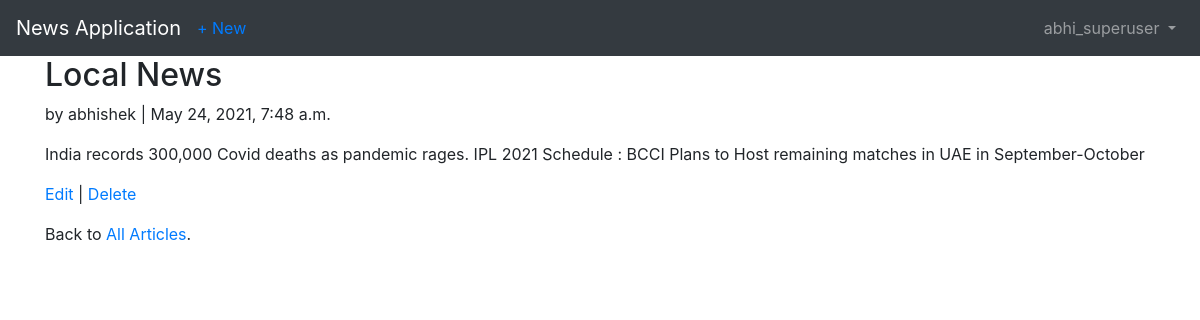
/articles/2/ (signed in), run on the app's committed database.
### users/models.py (models this page shows)
class CustomUser(AbstractUser):
	age = models.PositiveIntegerField(null=True, blank=True)

### articles/models.py (models this page shows, shortened)
class Article(models.Model):
	title = models.CharField(max_length=255)
	body = models.TextField()
	date = models.DateTimeField(auto_now_add=True)
	author = models.ForeignKey(get_user_model(), on_delete = models.CASCADE,)

### articles/views.py (the view)
# urls.py: path('<int:pk>/', ArticleDetailView.as_view(), name='article_detail'),
class ArticleDetailView(LoginRequiredMixin, DetailView):
    model = Article
    template_name = 'articles/article_detail.html'
    login_url = 'login'

### templates/articles/article_detail.html
{% extends 'users/base.html' %}
{% block content %}
  <div class="article-entry">
    <h2>{{ object.title }}</h2>
    <p>by {{ object.author }} | {{ object.date }}</p>
    <p>{{ object.body }}</p>
  </div>
  <p><a href="{% url 'article_edit' article.pk %}">Edit</a> |
    <a href="{% url 'article_delete' article.pk %}">Delete</a></p>
  <p>Back to <a href="{% url 'article_list' %}">All Articles</a>.</p>
{% endblock content %}

### templates/users/base.html (shortened to what this page needs)
<!DOCTYPE html>
<html>
<head>
  <link rel="stylesheet" href="https://stackpath.bootstrapcdn.com/bootstrap/4.5.0/css/bootstrap.min.css">
</head>
<body>
  <nav class="navbar navbar-expand-lg navbar-dark bg-dark">
    <a class="navbar-brand" href="{% url 'home' %}">News Application</a>
    {% if user.is_authenticated %}
      <ul class="navbar-nav mr-auto">
        <li class="nav-item"><a href="{% url 'article_new' %}">+ New</a></li>
      </ul>
    {% endif %}
    <div class="collapse navbar-collapse" id="navbarSupportedContent">
      {% if user.is_authenticated %}
        <ul class="navbar-nav ml-auto">
          <li class="nav-item">
            <a class="nav-link dropdown-toggle" href="#" id="navbarDropdown" role="button" data-toggle="dropdown" aria-haspopup="true" aria-expanded="false">
              {{ user.username }}
            </a>
          </li>
        </ul>
      {% endif %}
    </div>
  </nav>
  <main>
    <div class="container">
      {% block content %}
      {% endblock content %}
    </div>
  </main>
</body>
</html>

### data on the page
CustomUser: username "abhi_superuser"
Article: title "Local News", author "abhishek", date "May 24, 2021, 7:48 a.m.", body "India records 300,000 Covid deaths as pandemic rages. IPL 2021 Schedule : BCCI Plans to Host remaining matches in UAE in September-October"
